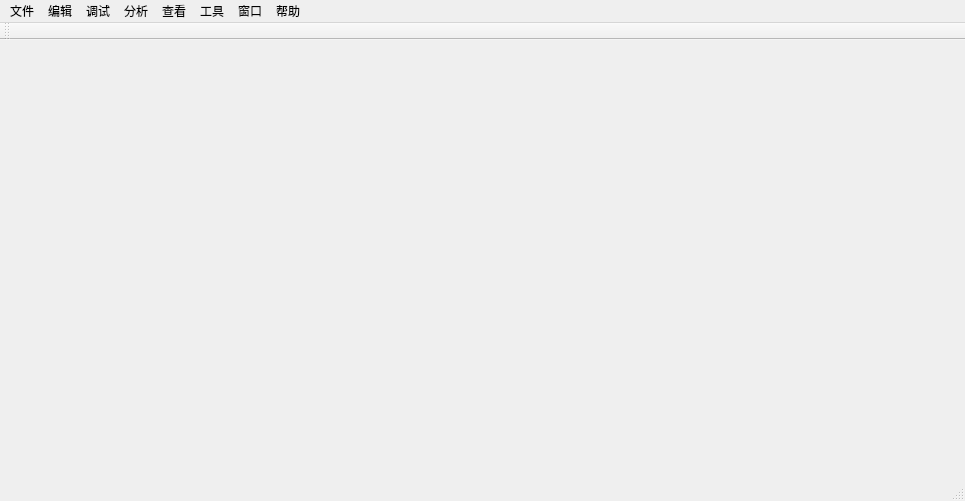
<?xml version="1.0" encoding="UTF-8"?>
<ui version="4.0">
 <class>MainWindow</class>
 <widget class="QMainWindow" name="MainWindow">
  <property name="geometry">
   <rect>
    <x>0</x>
    <y>0</y>
    <width>965</width>
    <height>501</height>
   </rect>
  </property>
  <property name="windowTitle">
   <string>MainWindow</string>
  </property>
  <property name="whatsThis">
   <string>&lt;html&gt;&lt;head/&gt;&lt;body&gt;&lt;p&gt;&lt;span style=&quot; color:#cc0000;&quot;&gt;main board&lt;/span&gt;&lt;/p&gt;&lt;/body&gt;&lt;/html&gt;</string>
  </property>
  <widget class="QWidget" name="centralWidget"/>
  <widget class="QMenuBar" name="menuBar">
   <property name="geometry">
    <rect>
     <x>0</x>
     <y>0</y>
     <width>965</width>
     <height>21</height>
    </rect>
   </property>
   <widget class="QMenu" name="menu">
    <property name="title">
     <string>查看</string>
    </property>
    <addaction name="actionOpenGL"/>
    <addaction name="actionCurve"/>
   </widget>
   <widget class="QMenu" name="menu_2">
    <property name="title">
     <string>文件</string>
    </property>
    <addaction name="actionopenproject"/>
    <addaction name="actionopenfile"/>
    <addaction name="actionrecentproject"/>
    <addaction name="separator"/>
    <addaction name="actionsaveproject"/>
    <addaction name="actionsaveallproject"/>
    <addaction name="separator"/>
    <addaction name="actioncloseproject"/>
    <addaction name="actioncloseallproject"/>
    <addaction name="actionexit"/>
   </widget>
   <widget class="QMenu" name="menu_3">
    <property name="title">
     <string>编辑</string>
    </property>
    <addaction name="actionredo"/>
    <addaction name="actionundo"/>
    <addaction name="actiondelete"/>
    <addaction name="actionedit"/>
   </widget>
   <widget class="QMenu" name="menu_4">
    <property name="title">
     <string>调试</string>
    </property>
    <addaction name="actionstart"/>
    <addaction name="actionstop"/>
    <addaction name="actioninterrupt"/>
    <addaction name="actioncontinue"/>
   </widget>
   <widget class="QMenu" name="menu_5">
    <property name="title">
     <string>分析</string>
    </property>
   </widget>
   <widget class="QMenu" name="menu_6">
    <property name="title">
     <string>工具</string>
    </property>
    <addaction name="actionoption"/>
   </widget>
   <widget class="QMenu" name="menu_7">
    <property name="title">
     <string>窗口</string>
    </property>
    <addaction name="actionfullScreen"/>
   </widget>
   <widget class="QMenu" name="menu_8">
    <property name="title">
     <string>帮助</string>
    </property>
    <addaction name="actionabout"/>
    <addaction name="actionhelp"/>
   </widget>
   <addaction name="menu_2"/>
   <addaction name="menu_3"/>
   <addaction name="menu_4"/>
   <addaction name="menu_5"/>
   <addaction name="menu"/>
   <addaction name="menu_6"/>
   <addaction name="menu_7"/>
   <addaction name="menu_8"/>
  </widget>
  <widget class="QToolBar" name="mainToolBar">
   <attribute name="toolBarArea">
    <enum>TopToolBarArea</enum>
   </attribute>
   <attribute name="toolBarBreak">
    <bool>false</bool>
   </attribute>
  </widget>
  <widget class="QStatusBar" name="statusBar"/>
  <action name="actionOpenGL">
   <property name="text">
    <string>OpenGL</string>
   </property>
  </action>
  <action name="actionabout">
   <property name="text">
    <string>关于</string>
   </property>
  </action>
  <action name="actionhelp">
   <property name="text">
    <string>帮助</string>
   </property>
  </action>
  <action name="actionfullScreen">
   <property name="text">
    <string>全屏</string>
   </property>
  </action>
  <action name="actionoption">
   <property name="text">
    <string>选项</string>
   </property>
  </action>
  <action name="actionstart">
   <property name="text">
    <string>开始</string>
   </property>
  </action>
  <action name="actionstop">
   <property name="text">
    <string>停止</string>
   </property>
  </action>
  <action name="actioninterrupt">
   <property name="text">
    <string>中断</string>
   </property>
  </action>
  <action name="actioncontinue">
   <property name="text">
    <string>继续</string>
   </property>
  </action>
  <action name="actionredo">
   <property name="text">
    <string>重做</string>
   </property>
  </action>
  <action name="actionundo">
   <property name="text">
    <string>撤销</string>
   </property>
  </action>
  <action name="actiondelete">
   <property name="text">
    <string>删除设备</string>
   </property>
  </action>
  <action name="actionedit">
   <property name="text">
    <string>编辑设备</string>
   </property>
  </action>
  <action name="actionopenproject">
   <property name="text">
    <string>打开工程</string>
   </property>
  </action>
  <action name="actionopenfile">
   <property name="text">
    <string>打开文件</string>
   </property>
  </action>
  <action name="actionrecentproject">
   <property name="text">
    <string>近期项目</string>
   </property>
  </action>
  <action name="actionsaveproject">
   <property name="text">
    <string>保存项目</string>
   </property>
  </action>
  <action name="actioncloseproject">
   <property name="text">
    <string>关闭项目</string>
   </property>
  </action>
  <action name="actioncloseallproject">
   <property name="text">
    <string>关闭所有工程</string>
   </property>
  </action>
  <action name="actionsaveallproject">
   <property name="text">
    <string>保存所有项目</string>
   </property>
  </action>
  <action name="actionexit">
   <property name="text">
    <string>退出</string>
   </property>
  </action>
  <action name="actionCurve">
   <property name="text">
    <string>动态曲线</string>
   </property>
  </action>
 </widget>
 <layoutdefault spacing="6" margin="11"/>
 <resources/>
 <connections/>
</ui>
